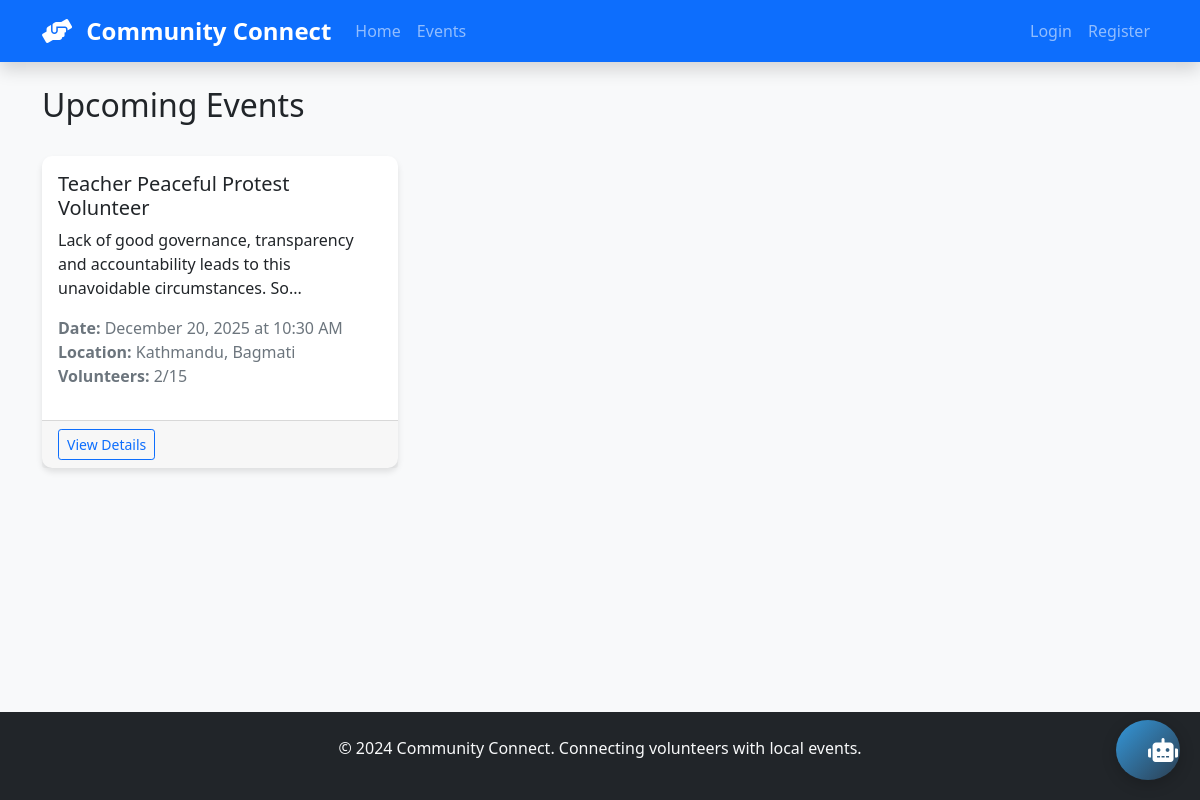
Before: /events with the older database file.
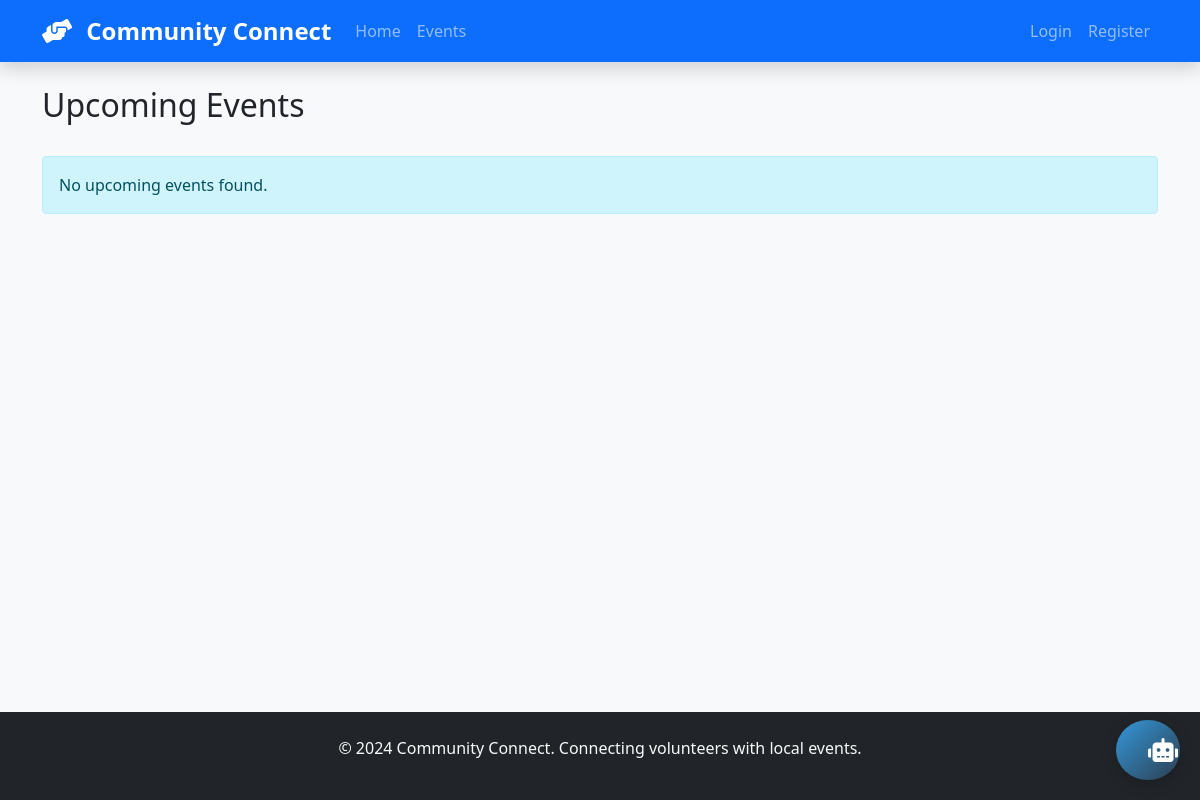
After: the same page with the newer database file.
### app/models.py (models this page shows, shortened)
class Event(db.Model):
    __tablename__ = 'event'
    __table_args__ = {'extend_existing': True}
    id = db.Column(db.Integer, primary_key=True)
    title = db.Column(db.String(200), nullable=False)
    description = db.Column(db.Text, nullable=False)
    date = db.Column(db.DateTime, nullable=False)
    address = db.Column(db.String(300), nullable=False)
    city = db.Column(db.String(100), nullable=False)
    state = db.Column(db.String(100), nullable=False)
    zip_code = db.Column(db.String(20), nullable=False)
    max_volunteers = db.Column(db.Integer, default=10)
    created_at = db.Column(db.DateTime, default=datetime.utcnow)
    organizer_id = db.Column(db.Integer, db.ForeignKey('user.id'), nullable=False)
    volunteers = db.relationship('EventVolunteer', backref='event', lazy=True, cascade='all, delete-orphan')
    def volunteers_count(self):
        return len(self.volunteers)

### app/routes.py (the view)
@main.route('/events')
def events():
    page = request.args.get('page', 1, type=int)
    events = Event.query.filter(Event.date >= datetime.utcnow()).order_by(Event.date.asc()).paginate(page=page, per_page=6)
    return render_template('events.html', events=events)

### app/templates/events.html (shortened to what this page needs)
{% extends "base.html" %}
{% block content %}
<div class="d-flex justify-content-between align-items-center mb-4">
    <h2>Upcoming Events</h2>
</div>
<div class="row">
    {% for event in events.items %}
    <div class="col-md-6 col-lg-4 mb-4">
        <div class="card h-100">
            <div class="card-body">
                <h5 class="card-title">{{ event.title }}</h5>
                <p class="card-text">{{ event.description[:100] }}...</p>
                <p class="text-muted">
                    <strong>Date:</strong> {{ event.date.strftime('%B %d, %Y at %I:%M %p') }}<br>
                    <strong>Location:</strong> {{ event.city }}, {{ event.state }}<br>
                    <strong>Volunteers:</strong> {{ event.volunteers_count() }}/{{ event.max_volunteers }}
                </p>
            </div>
            <div class="card-footer">
                <a href="{{ url_for('main.event_detail', event_id=event.id) }}" class="btn btn-outline-primary btn-sm">View Details</a>
            </div>
        </div>
    </div>
    {% else %}
    <div class="col-12">
        <div class="alert alert-info">No upcoming events found.</div>
    </div>
    {% endfor %}
</div>
{% endblock %}

### app/templates/base.html (shortened to what this page needs)
<!DOCTYPE html>
<html lang="en">
<head>
    <link href="https://cdn.jsdelivr.net/npm/bootstrap@5.1.3/dist/css/bootstrap.min.css" rel="stylesheet">
    <link href="https://cdnjs.cloudflare.com/ajax/libs/font-awesome/5.15.4/css/all.min.css" rel="stylesheet">
    <link href="{{ url_for('static', filename='style.css') }}" rel="stylesheet">
</head>
<body class="bg-light d-flex flex-column min-vh-100">
    <nav class="navbar navbar-expand-lg navbar-dark bg-primary shadow">
        <div class="container">
            <a class="navbar-brand" href="{{ url_for('main.index') }}">
                <i class="fas fa-hands-helping me-2"></i>
                <strong>Community Connect</strong>
            </a>
            <div class="collapse navbar-collapse" id="navbarNav">
                <ul class="navbar-nav me-auto">
                    <li class="nav-item">
                        <a class="nav-link" href="{{ url_for('main.index') }}">Home</a>
                    </li>
                    <li class="nav-item">
                        <a class="nav-link" href="{{ url_for('main.events') }}">Events</a>
                    </li>
                </ul>
                <ul class="navbar-nav">
                    {% if current_user.is_authenticated %}
                    <li class="nav-item dropdown">
                        <a class="nav-link dropdown-toggle" href="#" id="navbarDropdown" role="button" data-bs-toggle="dropdown">
                            <i class="fas fa-user me-1"></i> {{ current_user.username }}
                        </a>
                        <ul class="dropdown-menu">
                            <li><a class="dropdown-item" href="{{ url_for('main.dashboard') }}">Dashboard</a></li>
                            <li><hr class="dropdown-divider"></li>
                            <li><a class="dropdown-item" href="{{ url_for('auth.logout') }}">Logout</a></li>
                        </ul>
                    </li>
                    {% else %}
                    <li class="nav-item">
                        <a class="nav-link" href="{{ url_for('auth.login') }}">Login</a>
                    </li>
                    <li class="nav-item">
                        <a class="nav-link" href="{{ url_for('auth.register') }}">Register</a>
                    </li>
                    {% endif %}
                </ul>
            </div>
        </div>
    </nav>
    <main class="container my-4 flex-grow-1">
        {% block content %}{% endblock %}
    </main>
    <footer class="bg-dark text-light py-4 mt-auto">
        <div class="container text-center">
            <p>&copy; 2024 Community Connect. Connecting volunteers with local events.</p>
        </div>
    </footer>
</body>
</html>
<button id="chatbot-toggle" class="btn btn-primary chatbot-toggle">
    <i class="fas fa-robot"></i>
</button>

### app/static/style.css (style rules this page uses)
:root { --primary-color: #3498db; --secondary-color: #2c3e50; --success-color: #27ae60; --warning-color: #f39c12; --danger-color: #e74c3c; }
html { height: 100%; }
body { display: flex; flex-direction: column; min-height: 100vh; margin: 0; }
main.container { flex: 1 0 auto; padding-bottom: 2rem; }
footer.bg-dark { flex-shrink: 0; margin-top: auto; width: 100%; }
.btn-primary { background: linear-gradient(135deg, var(--primary-color), var(--secondary-color)); border: none; border-radius: 25px; padding: 0.75rem 2rem; transition: all 0.3s ease; }
.navbar-brand { font-weight: bold; font-size: 1.5rem; }
.navbar-nav .nav-link { font-weight: 500; padding: 0.5rem 1rem; border-radius: 25px; transition: all 0.3s ease; }

### app/templates/base.html (style rules this page uses)
.chatbot-toggle { position: fixed; bottom: 20px; right: 20px; width: 60px; height: 60px; border-radius: 50%; font-size: 1.5rem; z-index: 1000; box-shadow: 0 4px 15px rgba(0,0,0,0.2); }

Changed rows visible on the page:
removed Event: title "Teacher Peaceful Protest Volunteer", description "Lack of good governance, transparency and accountability leads to this unavoidable circumstances. So", date "December 20, 2025 at 10:30 AM", city "Kathmandu", state "Bagmati", volunteers_count "2", max_volunteers "15"
Other visible differences:
text now shown: "No upcoming events found."
